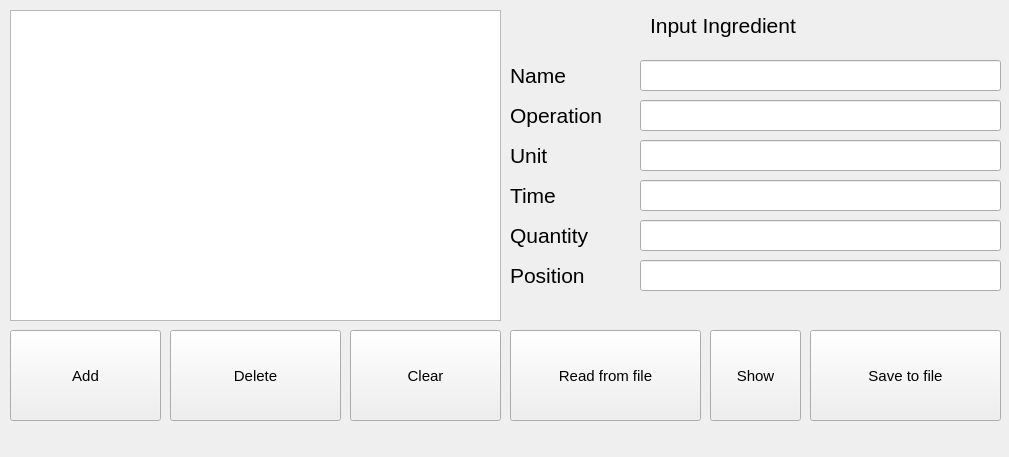
<?xml version="1.0" encoding="UTF-8"?>
<ui version="4.0">
 <class>MainWindow</class>
 <widget class="QMainWindow" name="MainWindow">
  <property name="minimumSize">
   <size>
    <width>1009</width>
    <height>457</height>
   </size>
  </property>
  <property name="maximumSize">
   <size>
    <width>1009</width>
    <height>457</height>
   </size>
  </property>
  <property name="windowTitle">
   <string>MainWindow</string>
  </property>
  <widget class="QWidget" name="centralwidget">
   <widget class="QListWidget" name="listWidget">
    <property name="geometry">
     <rect>
      <x>10</x>
      <y>10</y>
      <width>491</width>
      <height>311</height>
     </rect>
    </property>
   </widget>
   <widget class="QPushButton" name="pushButton_Add">
    <property name="geometry">
     <rect>
      <x>10</x>
      <y>330</y>
      <width>151</width>
      <height>91</height>
     </rect>
    </property>
    <property name="font">
     <font>
      <pointsize>11</pointsize>
      <weight>50</weight>
      <bold>false</bold>
     </font>
    </property>
    <property name="text">
     <string>Add</string>
    </property>
   </widget>
   <widget class="QPushButton" name="pushButton_Delete">
    <property name="geometry">
     <rect>
      <x>170</x>
      <y>330</y>
      <width>171</width>
      <height>91</height>
     </rect>
    </property>
    <property name="font">
     <font>
      <pointsize>11</pointsize>
      <weight>50</weight>
      <bold>false</bold>
     </font>
    </property>
    <property name="text">
     <string>Delete</string>
    </property>
   </widget>
   <widget class="QPushButton" name="pushButton_Clear">
    <property name="geometry">
     <rect>
      <x>350</x>
      <y>330</y>
      <width>151</width>
      <height>91</height>
     </rect>
    </property>
    <property name="font">
     <font>
      <pointsize>11</pointsize>
     </font>
    </property>
    <property name="text">
     <string>Clear</string>
    </property>
   </widget>
   <widget class="QLabel" name="label">
    <property name="geometry">
     <rect>
      <x>650</x>
      <y>10</y>
      <width>201</width>
      <height>31</height>
     </rect>
    </property>
    <property name="font">
     <font>
      <pointsize>16</pointsize>
     </font>
    </property>
    <property name="text">
     <string>Input Ingredient</string>
    </property>
   </widget>
   <widget class="QPushButton" name="pushButton_Read">
    <property name="geometry">
     <rect>
      <x>510</x>
      <y>330</y>
      <width>191</width>
      <height>91</height>
     </rect>
    </property>
    <property name="font">
     <font>
      <pointsize>11</pointsize>
     </font>
    </property>
    <property name="text">
     <string>Read from file</string>
    </property>
   </widget>
   <widget class="QPushButton" name="pushButton_Save">
    <property name="geometry">
     <rect>
      <x>810</x>
      <y>330</y>
      <width>191</width>
      <height>91</height>
     </rect>
    </property>
    <property name="font">
     <font>
      <pointsize>11</pointsize>
     </font>
    </property>
    <property name="text">
     <string>Save to file</string>
    </property>
   </widget>
   <widget class="QLineEdit" name="lineEdit_Name">
    <property name="geometry">
     <rect>
      <x>640</x>
      <y>60</y>
      <width>361</width>
      <height>31</height>
     </rect>
    </property>
   </widget>
   <widget class="QLabel" name="label_2">
    <property name="geometry">
     <rect>
      <x>510</x>
      <y>60</y>
      <width>121</width>
      <height>31</height>
     </rect>
    </property>
    <property name="font">
     <font>
      <pointsize>16</pointsize>
     </font>
    </property>
    <property name="text">
     <string>Name</string>
    </property>
   </widget>
   <widget class="QLabel" name="label_3">
    <property name="geometry">
     <rect>
      <x>510</x>
      <y>100</y>
      <width>121</width>
      <height>31</height>
     </rect>
    </property>
    <property name="font">
     <font>
      <pointsize>16</pointsize>
     </font>
    </property>
    <property name="text">
     <string>Operation</string>
    </property>
   </widget>
   <widget class="QLabel" name="label_4">
    <property name="geometry">
     <rect>
      <x>510</x>
      <y>140</y>
      <width>121</width>
      <height>31</height>
     </rect>
    </property>
    <property name="font">
     <font>
      <pointsize>16</pointsize>
     </font>
    </property>
    <property name="text">
     <string>Unit</string>
    </property>
   </widget>
   <widget class="QLabel" name="label_5">
    <property name="geometry">
     <rect>
      <x>510</x>
      <y>180</y>
      <width>121</width>
      <height>31</height>
     </rect>
    </property>
    <property name="font">
     <font>
      <pointsize>16</pointsize>
     </font>
    </property>
    <property name="text">
     <string>Time</string>
    </property>
   </widget>
   <widget class="QLabel" name="label_6">
    <property name="geometry">
     <rect>
      <x>510</x>
      <y>220</y>
      <width>121</width>
      <height>31</height>
     </rect>
    </property>
    <property name="font">
     <font>
      <pointsize>16</pointsize>
     </font>
    </property>
    <property name="text">
     <string>Quantity</string>
    </property>
   </widget>
   <widget class="QLineEdit" name="lineEdit_Operation">
    <property name="geometry">
     <rect>
      <x>640</x>
      <y>100</y>
      <width>361</width>
      <height>31</height>
     </rect>
    </property>
   </widget>
   <widget class="QLineEdit" name="lineEdit_Unit">
    <property name="geometry">
     <rect>
      <x>640</x>
      <y>140</y>
      <width>361</width>
      <height>31</height>
     </rect>
    </property>
   </widget>
   <widget class="QLineEdit" name="lineEdit_Time">
    <property name="geometry">
     <rect>
      <x>640</x>
      <y>180</y>
      <width>361</width>
      <height>31</height>
     </rect>
    </property>
   </widget>
   <widget class="QLineEdit" name="lineEdit_Quantity">
    <property name="geometry">
     <rect>
      <x>640</x>
      <y>220</y>
      <width>361</width>
      <height>31</height>
     </rect>
    </property>
   </widget>
   <widget class="QLabel" name="label_7">
    <property name="geometry">
     <rect>
      <x>510</x>
      <y>260</y>
      <width>121</width>
      <height>31</height>
     </rect>
    </property>
    <property name="font">
     <font>
      <pointsize>16</pointsize>
     </font>
    </property>
    <property name="text">
     <string>Position</string>
    </property>
   </widget>
   <widget class="QLineEdit" name="lineEdit_Position">
    <property name="geometry">
     <rect>
      <x>640</x>
      <y>260</y>
      <width>361</width>
      <height>31</height>
     </rect>
    </property>
   </widget>
   <widget class="QPushButton" name="pushButton_Show">
    <property name="geometry">
     <rect>
      <x>710</x>
      <y>330</y>
      <width>91</width>
      <height>91</height>
     </rect>
    </property>
    <property name="font">
     <font>
      <pointsize>11</pointsize>
     </font>
    </property>
    <property name="text">
     <string>Show</string>
    </property>
   </widget>
  </widget>
  <widget class="QMenuBar" name="menubar">
   <property name="geometry">
    <rect>
     <x>0</x>
     <y>0</y>
     <width>1009</width>
     <height>26</height>
    </rect>
   </property>
  </widget>
  <action name="actionRead">
   <property name="text">
    <string>Read</string>
   </property>
  </action>
  <action name="actionSave">
   <property name="text">
    <string>Save</string>
   </property>
  </action>
 </widget>
 <resources/>
 <connections/>
</ui>
